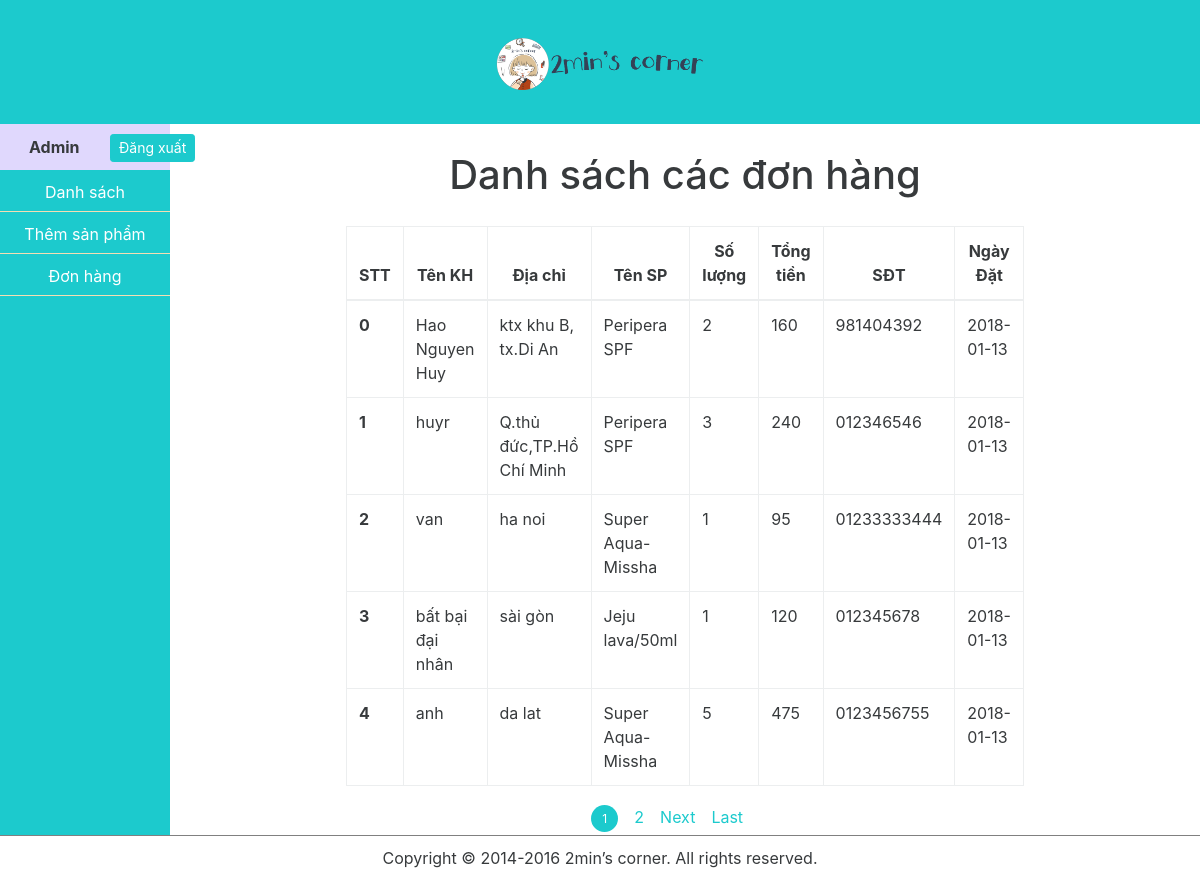
Page /admin/index.php?t=don-hang (signed in) on the committed database.
### tables this page shows
CREATE TABLE `chitietdonhang` (
  `ID` int(11) NOT NULL,
  `IDDH` int(11) DEFAULT NULL,
  `TenSP` varchar(255) DEFAULT NULL,
  `SL` int(11) DEFAULT NULL
);

CREATE TABLE `donhang` (
  `IDDH` int(11) NOT NULL,
  `Ten` varchar(40) DEFAULT NULL,
  `Diachi` varchar(255) DEFAULT NULL,
  `Tongtien` decimal(10,0) DEFAULT NULL,
  `SDT` varchar(11) DEFAULT NULL,
  `NGAY` date DEFAULT NULL
);

### admin/pages/don-hang.php (the view, shortened to what this page needs)
<?php
include 'library/Pagination.php';
$smmt=$conn->prepare("SELECT * FROM donhang as `dh` INNER JOIN chitietdonhang as `ctdh` ON `dh`.`IDDH`=`ctdh`.`IDDH`");
$smmt->execute();
$count=$smmt->fetchAll(PDO::FETCH_ASSOC);
$config = array(
    'current_page'  => isset($_GET['page']) ? $_GET['page'] : 1,
    'total_record'  => count($count),
    'limit'         => 5,
    'link_full'     => 'index.php?t=don-hang&page={page}',
    'link_first'    => 'index.php?t=don-hang'
);
$paging = new Pagination();
$paging->init($config);
$offset=0;
if(isset($_GET['page'])){
	$offset=($_GET["page"]-1)*5;
	$query="SELECT * FROM donhang as `dh` INNER JOIN chitietdonhang as `ctdh` ON `dh`.`IDDH`=`ctdh`.`IDDH` LIMIT ".$offset.",5";
}else{
	$query="SELECT * FROM donhang as `dh` INNER JOIN chitietdonhang as `ctdh` ON `dh`.`IDDH`=`ctdh`.`IDDH` LIMIT 0,5";
}
$smmt=$conn->prepare($query);
$smmt->execute();
$data=$smmt->fetchAll(PDO::FETCH_ASSOC);
?>
<table class="table table-bordered table-dark">
  <thead>
    <tr>
    	<th class="head-sp" scope="col">STT</th>
		<th class="head-sp" scope="col">Tên KH</th>
		<th class="head-sp" scope="col">Địa chỉ</th>
		<th class="head-sp" scope="col">Tên SP</th>
		<th class="head-sp" scope="col">Số lượng</th>
		<th class="head-sp" scope="col">Tổng tiền</th>
		<th class="head-sp" scope="col">SĐT</th>
		<th class="head-sp" scope="col">Ngày Đặt</th>
    </tr>
  </thead>
  <tbody>
    <h1 class="func">Danh sách các đơn hàng</h1>
    <?php foreach ($data as $value) {
			?>
			<tr>
				<th scope="row"><?php echo $offset++;?></th>
				<td ><?php echo $value["Ten"];?></td>
				<td ><?php echo $value["Diachi"];?></td>
				<td ><?php echo $value["TenSP"];?></td>
				<td ><?php echo $value["SL"];?></td>
				<td ><?php echo $value["Tongtien"];?></td>
				<td ><?php echo $value["SDT"];?></td>
				<td ><?php echo $value["NGAY"];?></td>
			</tr>
			<?php
		}
		?>
  </tbody>
</table>
<?php echo $paging->html(); ?>

### admin/template/css/mycss.css (style rules this page uses)
* { margin:0; padding:0; }
h1.func { text-align: center; margin-top: 29px; margin-bottom: 29px; }
table.table.table-bordered.table-dark { margin-top: 25px; }
th.head-sp { text-align: center; }

### rows in the picture
chitietdonhang: IDDH.Ten "Hao Nguyen Huy", IDDH.Diachi "ktx khu B, tx.Di An", TenSP "Peripera SPF", SL "2", IDDH.Tongtien "160", IDDH.SDT "981404392", IDDH.NGAY "2018-01-13"
chitietdonhang: IDDH.Ten "huyr", IDDH.Diachi "Q.thủ đức,TP.Hồ Chí Minh", TenSP "Peripera SPF", SL "3", IDDH.Tongtien "240", IDDH.SDT "012346546", IDDH.NGAY "2018-01-13"
chitietdonhang: IDDH.Ten "van", IDDH.Diachi "ha noi", TenSP "Super Aqua-Missha", SL "1", IDDH.Tongtien "95", IDDH.SDT "01233333444", IDDH.NGAY "2018-01-13"
chitietdonhang: IDDH.Ten "bất bại đại nhân", IDDH.Diachi "sài gòn", TenSP "Jeju lava/50ml", SL "1", IDDH.Tongtien "120", IDDH.SDT "012345678", IDDH.NGAY "2018-01-13"
chitietdonhang: IDDH.Ten "anh", IDDH.Diachi "da lat", TenSP "Super Aqua-Missha", SL "5", IDDH.Tongtien "475", IDDH.SDT "0123456755", IDDH.NGAY "2018-01-13"
